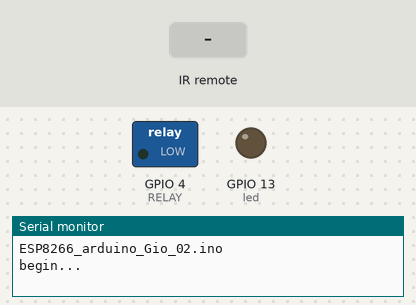
A sketch run on a simulated ESP32. Shown: switched loads named in the sketch (green lamp = pin HIGH), output pins drawn as LEDs (lit = HIGH), the last lines printed to the serial monitor. The test bench sets the inputs (shaded band). The modem accepts every AT command (registered, SIM ready, sends succeed) and sends nothing else.

Above: at 0.1 s.
At 7.2 s:
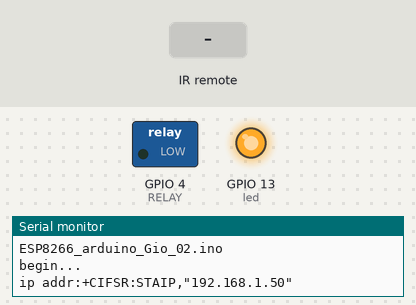
7.3 s: infrared code 0x5555C0 received
At 8.1 s:
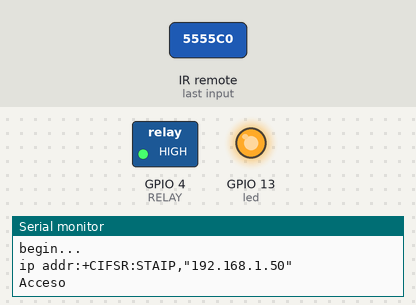
Timing chart, 0 to 10.3 s (numbered marks = the images above; inputs shaded):
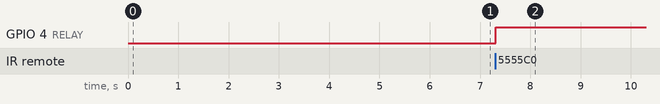

Measured:
- after the input at 7.3 s, GPIO 4 (RELAY): LOW → HIGH at once

The sketch:

homekit_wifi2.ino
```cpp
/*ESP8266_arduino_Gio_08.ino
 *
 * ====== ESP8266 Demo ======
 *   Print out analog values
 * ==========================
 *
 * Change SSID and PASS to match your WiFi settings.
 * The IP address is displayed to soft serial upon successful connection.
 *
/*ESP8266_arduino_Gio_02.ino
 *
 * ====== ESP8266 Demo ======
 *   Print out time from start
 * ==========================
 *
 * Change SSID and PASS to match your WiFi settings.
 * The IP address is displayed to soft serial upon successful connection.
 *
 * Ray Wang @ Rayshobby LLC
 * http://rayshobby.net/?p=9734
 * Modificato da Carlo e Giorgio
 * Versione per Arduino Uno con SoftSerial
 */


#include <SoftwareSerial.h>
#include <RCSwitch.h>

#define RELAY 4
#define SWITCH_OPEN  5592512
#define SWITCH_CLOSE 5592332

SoftwareSerial ESP(11,12); // RX,TX collegati a ESP8266
RCSwitch mySwitch = RCSwitch();


enum {WIFI_ERROR_NONE=0, WIFI_ERROR_AT, WIFI_ERROR_RST, WIFI_ERROR_SSIDPWD, WIFI_ERROR_SERVER, WIFI_ERROR_UNKNOWN};

#define BUFFER_SIZE 128

#define SSID  "casami"   // change this to match your WiFi SSID
#define PASS  "quark123"  // change this to match your WiFi password
#define PORT  "8080"      // using port 8080 by default


boolean lightState, relayState = false;
long radioState;

char buffer[BUFFER_SIZE];
int led = 13; // Led Webserver ON

unsigned long time, t, t1, t2;


// callback for myThread
void niceCallback(){

  Serial.print("COOL! I'm running on: ");
  Serial.println(millis());
}


//----------------------------
void setup() {
  pinMode(RELAY, OUTPUT);
  digitalWrite(RELAY, LOW);
  relayState = false;
  mySwitch.enableReceive(0);  // Receiver on inerrupt 0 => that is pin #2
  digitalWrite(led, LOW);

  ESP.begin(9600);
  ESP.setTimeout(15000);

  Serial.begin(9600);
  Serial.println("ESP8266_arduino_Gio_02.ino");
  Serial.println("begin...");
  pinMode(led, OUTPUT);
  while(1){
    byte err = setupWiFi();
    if(err){
      // error, print error code
      Serial.print("setup error:");
      Serial.println((int)err);
    }else{
      // success, print IP
      Serial.print("ip addr:");
      char *ip = getIP();
      if (ip) {
        Serial.println(ip);
        digitalWrite(led, HIGH);
        break;
      }
      else {
        Serial.println("none");
      }
      maxTimeout();
    }
    t1 = millis();
    t2 = millis();
  }
}
//------------------------------
bool maxTimeout(){
  // send AT command
  ESP.println("AT+CIPSTO=0");
  if(ESP.find("OK")){
    return true;
  }else{
    return false;
  }
}
//-----------------------------
char* getIP(){
  // send AT command
  ESP.println("AT+CIFSR");
  // the response from the module is:
  // AT+CIFSR\n\n
  // 192.168.x.x\n
  // so read util \n three times
  ESP.readBytesUntil('\n', buffer, BUFFER_SIZE);
  ESP.readBytesUntil('\n', buffer, BUFFER_SIZE);
  ESP.readBytesUntil('\n', buffer, BUFFER_SIZE);
  buffer[strlen(buffer)-1]=0;
  return buffer;
}
//----------------------------
void loop() {
  int ch_id, packet_len;
  char *pb;

  time = millis();

  if (t1+100<time) {

    if (mySwitch.available()) {
      radioState = mySwitch.getReceivedValue();
      //Serial.print("Received ");
      //Serial.println( radioState );

      if (radioState == SWITCH_OPEN) {
       lightState = true;
      }

      if (radioState == SWITCH_CLOSE) {
       lightState = false;

      }
      mySwitch.resetAvailable();
    }

    t1 = millis();
  }
  if (t2+500<time) {
    ESP.readBytesUntil('\n', buffer, BUFFER_SIZE);
    if(strncmp(buffer, "+IPD,", 5)==0) {             //Compara.
    // request: +IPD,ch,len:data
    sscanf(buffer+5, "%d,%d", &ch_id, &packet_len);
    if(packet_len > 0){
      // read serial until packet_len character received
      // start from :
        pb = buffer+5;
        while(*pb!=':') pb++;
        pb++;
        if (strncmp(pb, "GET /", 5) == 0) {
          if (strncmp(pb, "GET /?on", 8) == 0) {
            lightState = true;
          }
          if (strncmp(pb, "GET /?off", 9) == 0) {
            lightState = false;
          }
          serve_homepage(ch_id);
        }
      }
    }
  t2 = millis();
  }

  if ((lightState) && (!relayState)) {
    digitalWrite(RELAY, HIGH);
    Serial.println("Acceso");
    relayState = true;
  } else if ((!lightState) && (relayState)) {
    digitalWrite(RELAY, LOW);
    Serial.println("Spento");
    relayState = false;
  }

  //delay(500);
}

//----------------------------
void serve_homepage(int ch_id) {
  //String header = "HTTP/1.1 200 OK\r\nContent-Type: text/html\r\nConnection: close\r\n";
  String header = "HTTP/1.1 200 OK\r\nContent-Type: text/html\r\nConnection: close\r\nRefresh: 20\r\n";
  String content="Hello ESP!!!: Sono attivo da: ";
  t = millis()/1000;
  content += t;
  content += "secondi!!!";
/*
  // output the value of each analog input pin
  for (int analogChannel = 0; analogChannel < 2; analogChannel++) {
    int sensorReading = analogRead(analogChannel);
    content += "analog input ";
    content += analogChannel;
    content += " is ";
    content += sensorReading;
    content += "<br />\n";
  } */

  header += "Content-Length:";
  header += (int)(content.length());
  header += "\r\n\r\n";
  ESP.print("AT+CIPSEND=");
  ESP.print(ch_id);
  ESP.print(",");
  ESP.println(header.length()+content.length());
  if (ESP.find(">")) {
    ESP.print(header);
    ESP.print(content);
    delay(20);
  }

  /*Serial.print("AT+CIPCLOSE=");
  Serial.println(ch_id);*/
}
//-------------------------------
byte setupWiFi() {
  ESP.println("AT");
  delay(500);
  if(!ESP.find("OK")) {
    delay(300);
    return WIFI_ERROR_AT;
  }
  //delay(1500);
  // reset WiFi module
  ESP.println("AT+RST");
  delay(500);
  if(!ESP.find("ready")) {
    delay(300);
    return WIFI_ERROR_RST;
  }
  delay(500);

  // set mode 3
  ESP.print("AT+CWJAP=\"");
  ESP.print(SSID);
  ESP.print("\",\"");
  ESP.print(PASS);
  ESP.println("\"");
  delay(2000);
  if(!ESP.find("OK")) {
    delay(300);
    return WIFI_ERROR_SSIDPWD;
  }
  delay(500);
  // start server
  ESP.println("AT+CIPMUX=1");
  delay(500);
  if(!ESP.find("OK")){
    delay(200);
    return WIFI_ERROR_SERVER;
  }
  delay(500);
  ESP.print("AT+CIPSERVER=1,"); // turn on TCP service
  delay(500);
  ESP.println(PORT);
  delay(500);
  if(!ESP.find("OK")){
    delay(200);
    return WIFI_ERROR_SERVER;
  }
  return WIFI_ERROR_NONE;
}
```
